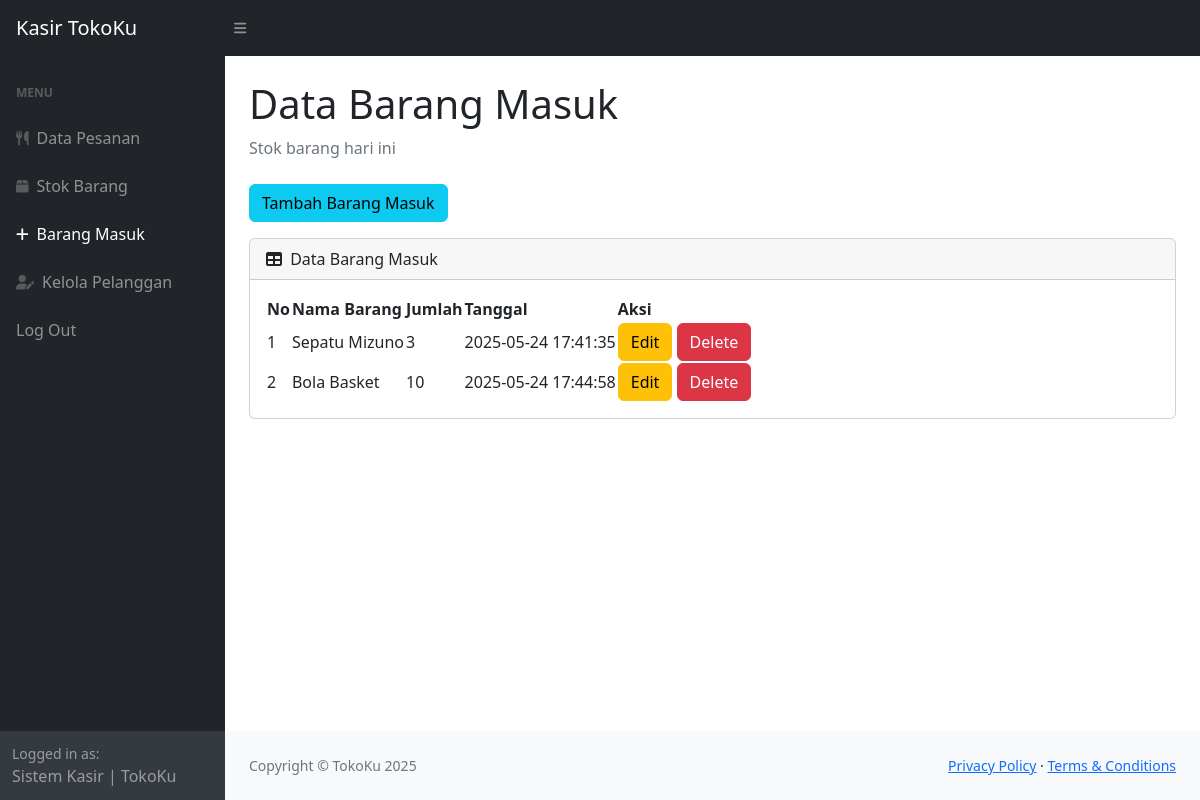
/barangmasuk.php (signed in), run on the app's committed database.
### tables this page shows
CREATE TABLE `masuk` (
  `idmasuk` int(11) NOT NULL,
  `idproduk` int(11) NOT NULL,
  `qty` int(11) NOT NULL,
  `tanggalmasuk` timestamp NOT NULL DEFAULT current_timestamp() ON UPDATE current_timestamp()
);

CREATE TABLE `produk` (
  `idproduk` int(11) NOT NULL,
  `namaproduk` varchar(100) NOT NULL,
  `harga` int(11) NOT NULL,
  `stok` int(11) NOT NULL
);

### barangmasuk.php (the view, shortened to what this page needs)
<?php
    require 'ceklogin.php';
?>
<!DOCTYPE html>
<html lang="en">
    <head>
        <link href="https://cdn.jsdelivr.net/npm/simple-datatables@7.1.2/dist/style.min.css" rel="stylesheet" />
        <link href="css/styles.css" rel="stylesheet" />
    </head>
    <body class="sb-nav-fixed">
        <nav class="sb-topnav navbar navbar-expand navbar-dark bg-dark">
            <a class="navbar-brand ps-3" href="index.php">Kasir TokoKu</a>
            <button class="btn btn-link btn-sm order-1 order-lg-0 me-4 me-lg-0" id="sidebarToggle" href="#!"><i class="fas fa-bars"></i></button>
        </nav>
        <div id="layoutSidenav">
            <div id="layoutSidenav_nav">
                <nav class="sb-sidenav accordion sb-sidenav-dark" id="sidenavAccordion">
                    <div class="sb-sidenav-menu">
                        <div class="nav">
                            <div class="sb-sidenav-menu-heading">Menu</div>
                            <a class="nav-link" href="index.php">
                                <div class="sb-nav-link-icon"><i class="fas fa-utensils"></i></div>
                                Data Pesanan
                            </a>
                            <a class="nav-link" href="stok.php">
                                <div class="sb-nav-link-icon"><i class="fas fa-box"></i></div>
                                Stok Barang
                            </a>
                            <a class="nav-link active" href="barangmasuk.php">
                                <div class="sb-nav-link-icon"><i class="fas fa-plus"></i></div>
                                Barang Masuk
                            </a>
                            <a class="nav-link" href="pelanggan.php">
                                <div class="sb-nav-link-icon"><i class="fas fa-user-edit"></i></div>
                                Kelola Pelanggan
                            </a>
                            <a class="nav-link" href="logout.php">
                                Log Out
                            </a>
                        </div>
                    </div>
                    <div class="sb-sidenav-footer">
                        <div class="small">Logged in as:</div>
                        Sistem Kasir | TokoKu
                    </div>
                </nav>
            </div>
            <div id="layoutSidenav_content">
                <main>
                    <div class="container-fluid px-4">
                        <h1 class="mt-4">Data Barang Masuk</h1>
                        <ol class="breadcrumb mb-4">
                            <li class="breadcrumb-item active">Stok barang hari ini</li>
                        </ol>
                        <button type="button" class="btn btn-info mb-3" data-bs-toggle="modal" data-bs-target="#myModal">
                            Tambah Barang Masuk
                        </button>
                        <div class="card mb-4">
                            <div class="card-header">
                                <i class="fas fa-table me-1"></i>
                                Data Barang Masuk
                            </div>
                            <div class="card-body">
                                <table id="datatablesSimple">
                                    <thead>
                                        <tr>
                                            <th>No</th>
                                            <th>Nama Barang</th>
                                            <th>Jumlah</th>
                                            <th>Tanggal</th>
                                            <th>Aksi</th>
                                        </tr>
                                    </thead>
                                    <tbody>
                                        <?php
                                            $ambil = mysqli_query($koneksi, "SELECT * FROM masuk m, produk p WHERE m.idproduk = p.idproduk");
                                            $i = 1;
                                            while($produk = mysqli_fetch_array($ambil)) {
                                                $namaproduk = $produk['namaproduk'];
                                                $jumlah = $produk['qty'];
                                                $tanggal = $produk['tanggalmasuk'];
                                        ?>
                                        <tr>
                                            <td><?=$i++;?></td>
                                            <td><?=$namaproduk;?></td>
                                            <td><?=$jumlah;?></td>
                                            <td><?=$tanggal;?></td>
                                            <td>
                                            <button type="button" class="btn btn-warning" data-bs-toggle="modal" data-bs-target="#edit<?=$idproduk;?>">
                                                Edit
                                            </button>
                                            <button type="button" class="btn btn-danger" data-bs-toggle="modal" data-bs-target="#delete<?=$idproduk;?>">
                                                Delete
                                            </button>
                                            </td>
                                        </tr>
                                        <?php
                                            }
                                        ?>
                                    </tbody>
                                </table>
                            </div>
                        </div>
                    </div>
                </main>
                <footer class="py-4 bg-light mt-auto">
                    <div class="container-fluid px-4">
                        <div class="d-flex align-items-center justify-content-between small">
                            <div class="text-muted">Copyright &copy; TokoKu 2025</div>
                            <div>
                                <a href="#">Privacy Policy</a>
                                &middot;
                                <a href="#">Terms &amp; Conditions</a>
                            </div>
                        </div>
                    </div>
                </footer>
            </div>
        </div>
    </body>
</html>

### data on the page
masuk: idproduk.namaproduk "Sepatu Mizuno", qty "3", tanggalmasuk "2025-05-24 17:41:35"
masuk: idproduk.namaproduk "Bola Basket", qty "10", tanggalmasuk "2025-05-24 17:44:58"
